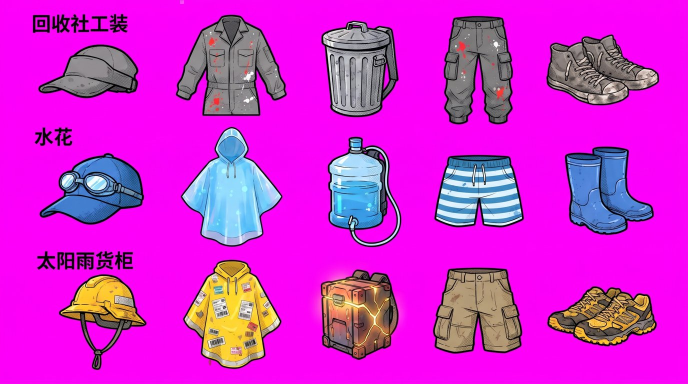
#> input picture Gemini/卡45_装备外观与种类/_brand1_half.jpg, 1376 x 768 px (shown at 1/2 size)
$ python cut_tools.py _brand1_half.jpg _chk_row6.jpg
#> lines starting #> are read from the running program, lines starting #| are printed output that depends on the picture; after the words box and inside, x2 and y2 are one past the last pixel; in counts of white or black regions, pixels touching at a corner belong together
### Gemini/卡45_装备外观与种类/cut45.py
# 卡45：品牌单品图 / 工具图 → 抠洋红背景、按连通块切成单件（按行、列排序），丢掉 Gemini 自己加的字
import sys, os, json, numpy as np, cv2
from PIL import Image
def rgba(path):
#> called with path = '_brand1_half.jpg'
    a = np.asarray(Image.open(path).convert('RGB')).astype(np.float32); r, g, b = a[..., 0], a[..., 1], a[..., 2]
    bg = np.clip((np.minimum(r, b) - g - .6 * np.abs(r - b) - 40) / 60, 0, 1); al = 1 - bg
    col = np.clip((a - bg[..., None] * np.array([255, 0, 255], np.float32)) / np.maximum(al, 1e-3)[..., None], 0, 255)
    e = (al < .98) & (al > 0); gg = col[..., 1]
#> after `e = (al < 0.98) & (al > 0)`:
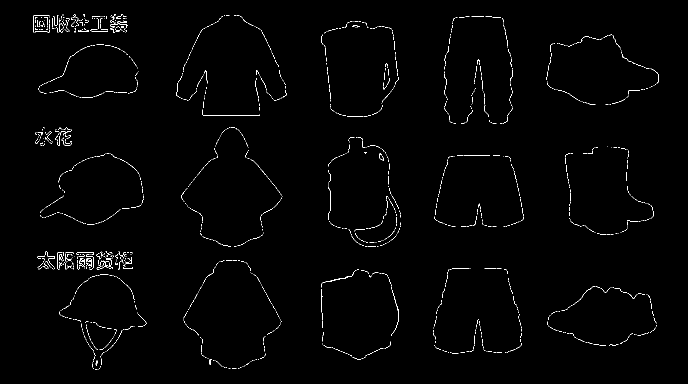
#> e: shape (768, 1376) bool (shown at 1/2 size); 1% white in thin lines or dots, all inside (x1, y1, x2, y2) = (66, 28, 1318, 740)
    col[..., 0] = np.where(e, np.minimum(col[..., 0], gg + 60), col[..., 0]); col[..., 2] = np.where(e, np.minimum(col[..., 2], gg + 60), col[..., 2])
    return np.dstack([col, al * 255]).astype(np.float32)
# [37 lines left out: function cut, not called in this run]
# [4 lines that do not run on import are left out]

### Gemini/卡45_装备外观与种类/cut_tools.py
# 工具图：每行按 x 聚成 3 组（一组 = 一个型号，可能有好几个连通块，比如弹弓 + 气球），合成一块
import sys, os, json, numpy as np, cv2
from PIL import Image
sys.path.insert(0, os.path.dirname(os.path.abspath(__file__)))
from cut45 import rgba
def cut(path, out_dir, rows=4, cols=3, min_area=1500):
    A = rgba(path); H, W = A.shape[:2]; m = (A[..., 3] > 100).astype(np.uint8)
#> after `H, W = A.shape[:2]`: H = 768; W = 1376
#> after `m = (A[..., 3] > 100).astype(np.uint8)`: m: shape (768, 1376); values 0 (black) and 1 (white), 31.1% white; 36 white regions, largest, box (x1, y1, x2, y2) and area: (352, 30, 573, 232) 28748, (367, 520, 562, 737) 27355, (362, 254, 564, 493) 26920
    n0, lab0, st0, _ = cv2.connectedComponentsWithStats(m, 8); lum = A[..., :3].mean(-1)
#> after `n0, lab0, st0, _ = cv2.connectedComponentsWithStats(m, 8)`:
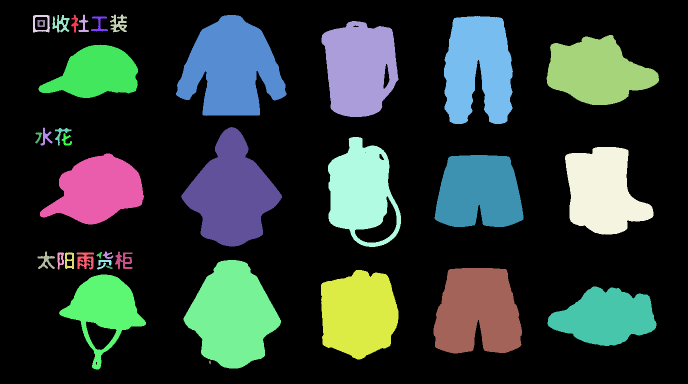
#> lab0: shape (768, 1376) int32 (shown at 1/2 size); 37 distinct labels, from 0 to 36; one colour per label, 0 black
#> after `n0, lab0, st0, _ = cv2.connectedComponentsWithStats(m, 8)`: n0 = 37; st0 = 37 rows, first 6: [0, 0, 1376, 768, 728561], [142, 29, 15, 36, 230], [157, 29, 21, 35, 267], [220, 29, 34, 36, 632], [66, 30, 34, 35, 470], [105, 30, 34, 35, 587]
#> after `lum = A[..., :3].mean(-1)`:
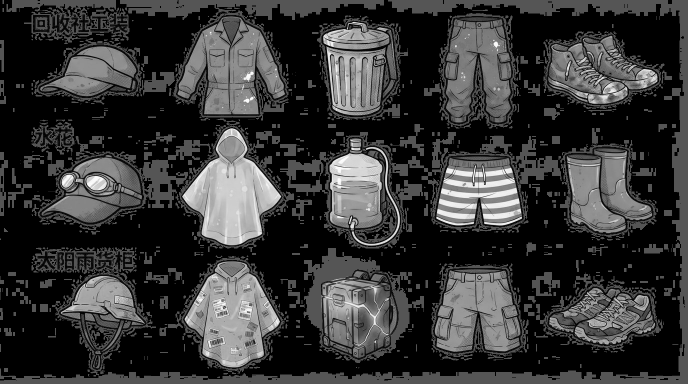
#> lum: shape (768, 1376) float32 (shown at 1/2 size); min 0, max 255, mean 54.6
    for j in range(1, n0):
        x, y, w, h, area = st0[j]
        if h < 95 and area < 9000 and lum[lab0 == j].mean() < 70: m[lab0 == j] = 0; A[lab0 == j, 3] = 0   # Gemini 加的字
#> this loop made 36 passes
#> (x, y, w, h, area) on passes 1 to 12: (142, 29, 15, 36, 230), (157, 29, 21, 35, 267), (220, 29, 34, 36, 632), (66, 30, 34, 35, 470), (105, 30, 34, 35, 587), (352, 30, 221, 202, 28748), (182, 33, 34, 30, 350), (888, 32, 138, 216, 23688), (75, 40, 15, 14, 156), (643, 42, 154, 192, 22651), (1093, 70, 225, 140, 20603), (77, 89, 199, 107, 13656)
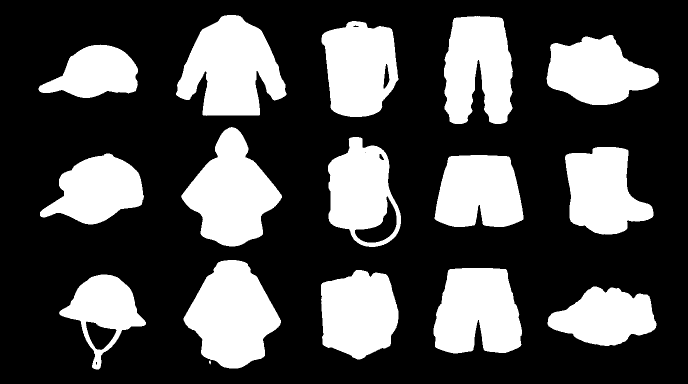
#> m: shape (768, 1376) (shown at 1/2 size); values 0 (black) and 1 (white), 30.4% white; 16 white regions, largest, box (x1, y1, x2, y2) and area: (352, 30, 573, 232) 28748, (367, 520, 562, 737) 27355, (362, 254, 564, 493) 26920
    n, lab, st, cen = cv2.connectedComponentsWithStats(cv2.dilate(m, np.ones((9, 9), np.uint8)), 8)
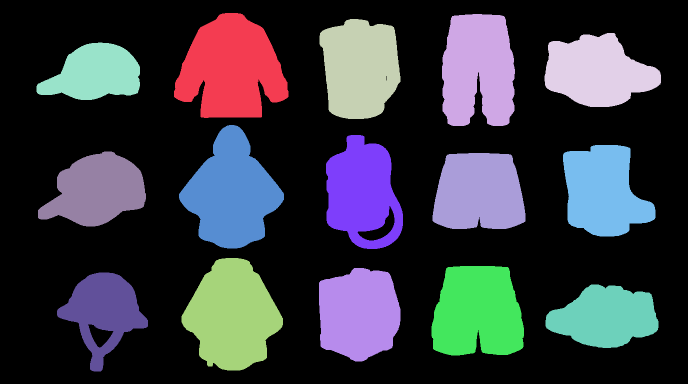
#> lab: shape (768, 1376) int32 (shown at 1/2 size); 16 distinct labels, from 0 to 15; one colour per label, 0 black
#> n = 16; st = 16 rows, first 6: [0, 0, 1376, 768, 683922], [348, 26, 229, 210, 33209], [884, 28, 146, 224, 27795], [639, 38, 162, 200, 25891], [1089, 66, 233, 148, 23702], [73, 85, 207, 115, 16295]; cen = 16 rows, first 8: [672.1, 385.2], [462.2, 137.9], [956.2, 139], [719.6, 135.6], [1193.7, 142.9], [190.3, 146.7], [462.8, 385.8], [724.2, 385]
    comps = [dict(i=i, x=st[i][0], y=st[i][1], w=st[i][2], h=st[i][3], cx=cen[i][0], cy=cen[i][1]) for i in range(1, n) if st[i][4] >= min_area]
#> comps = 15 items
    comps = [c for c in comps if not (c['h'] < 120 and c['w'] > 2.0 * c['h'] and c['cx'] < .25 * W)]   # Gemini 自己加的行标题字
    ys = np.array([[c['cy']] for c in comps], np.float32)
#> ys = [137.9, 139, 135.6, 142.9, 146.7, 385.8, 385, 382.9, 380.5, 384.8, 631.1, 624.8, 627, 623.6, 633.6]
    _, lb, ce = cv2.kmeans(ys, rows, None, (cv2.TERM_CRITERIA_EPS + cv2.TERM_CRITERIA_MAX_ITER, 50, .5), 8, cv2.KMEANS_PP_CENTERS)
#> lb = [3, 3, 3, 0, 0, 2, 2, 2, 2, 2, 1, 1, 1, 1, 1]; ce = [144.8, 628, 383.8, 137.5]
    rank = {int(c): r for r, c in enumerate(np.argsort(ce.ravel()))}
#> rank = {3: 0, 0: 1, 2: 2, 1: 3}
    os.makedirs(out_dir, exist_ok=True); res = []
    for r in range(rows):
        rc = [c for c, l in zip(comps, lb.ravel()) if rank[int(l)] == r]
        # 按列：图宽三等分（Gemini 排得很整齐）
        for k in range(cols):
            g = [c for c in rc if k * W / cols <= c['cx'] < (k + 1) * W / cols]
            if not g: continue
            x0 = max(0, min(c['x'] for c in g) - 6); y0 = max(0, min(c['y'] for c in g) - 6)
            x1 = min(W, max(c['x'] + c['w'] for c in g) + 6); y1 = min(H, max(c['y'] + c['h'] for c in g) + 6)
            piece = A[y0:y1, x0:x1].copy(); keep = np.isin(lab[y0:y1, x0:x1], [c['i'] for c in g]); piece[~keep, 3] = 0
            fn = 'r%d_c%d.png' % (r, k); Image.fromarray(np.clip(piece, 0, 255).astype(np.uint8), 'RGBA').save(os.path.join(out_dir, fn))
            res.append(dict(file=fn, row=r, col=k, box=[int(x0), int(y0), int(x1), int(y1)]))
#> this loop made 4 passes
#> pass 1, in cut, `fn = 'r%d_c%d.png' % (r, k); Image.fromarray(np.clip(piece, 0, 255).as..`:
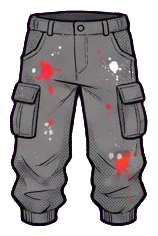
#> saved as r0_c2.png: PIL image 158x236 RGBA; mean R, G, B, A 65.5, 97.4, 62.7, 161.4; transparent parts drawn white
#> after the loop:
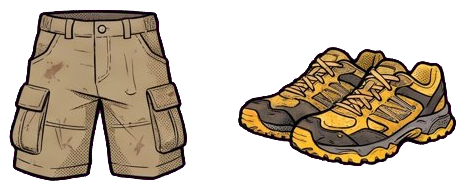
#> piece: shape (191, 466, 4) float32; mean of channels 0, 1, 2, 3 64.5, 85.9, 38.2, 119.6; transparent parts drawn white
#> after the loop, res = 10 items
    json.dump(res, open(os.path.join(out_dir, 'pieces.json'), 'w'), indent=1); return res
if __name__ == '__main__':
    res = cut(sys.argv[1], sys.argv[2]); print(len(res), [(r['row'], r['col']) for r in res])
#> after `res = cut(sys.argv[1], sys.argv[2])`: res = 10 items
